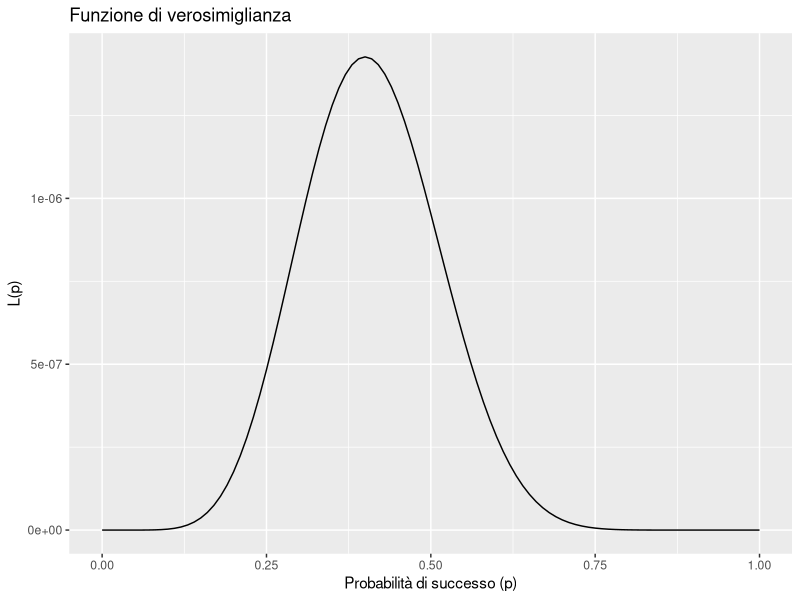
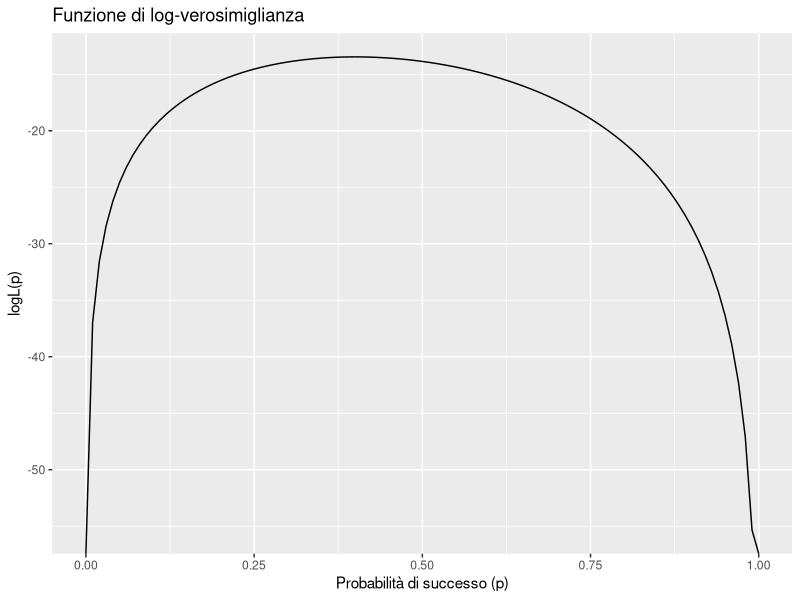
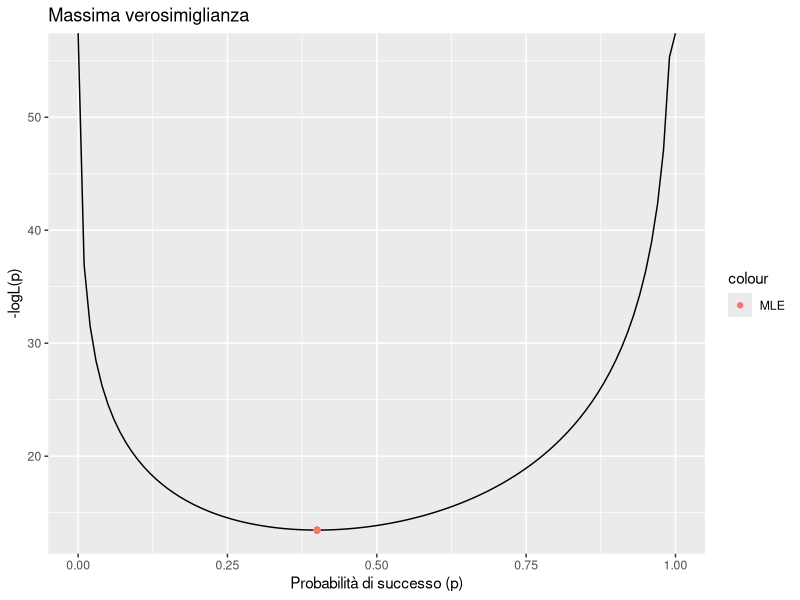

These figures' R source, in order:
# Stima della probabilità di successo di una moneta truccata usando la funzione di verosimiglianza

# Supponiamo di avere un campione di 20 osservazioni ottenute dal lancio di una moneta con 
# probabilità di successo incognita. Vogliamo stimare questa probabilità usando la funzione di verosimiglianza.

# Generazione di 20 lanci casuali di una moneta truccata con probabilità di successo p = 0.4
set.seed(123)
coin_results <- c(0, 1, 0, 1, 1, 0, 0, 1, 0, 0, 1, 0, 1, 0, 0, 1, 0, 0, 0, 1)  # 1 = successo, 0 = insuccesso

# A. Definizione e visualizzazione della funzione di verosimiglianza

# La funzione di verosimiglianza per la distribuzione binomiale è definita come:
# L(p) = p^successi * (1 - p)^fallimenti
# dove:
# - successi è il numero di volte che si è ottenuto 1
# - fallimenti è il numero di volte che si è ottenuto 0

lik <- function(data, p) {
    n <- length(data)  # Numero totale di lanci
    successes <- sum(data)  # Numero di successi
    failures <- n - successes  # Numero di fallimenti
    likelihood <- p^successes * (1 - p)^failures  # Calcolo della funzione di verosimiglianza
    return(likelihood)
}

# La funzione di log-verosimiglianza è la trasformazione logaritmica della funzione di verosimiglianza:
# logL(p) = successi * log(p) + fallimenti * log(1 - p)

llik <- function(data, p) {
    n <- length(data)  # Numero totale di lanci
    successes <- sum(data)  # Numero di successi
    failures <- n - successes  # Numero di fallimenti
    loglikelihood <- successes * log(p) + failures * log(1 - p)  # Calcolo della log-verosimiglianza
    return(loglikelihood)
}

# Creazione di una sequenza di valori per p, tra 0 e 1, con incrementi di 0.01
par_values <- seq(0, 1, 0.01)

# Creazione di un dataframe con i valori di verosimiglianza e log-verosimiglianza per ogni p
likelihood_values <- data.frame(
    p = par_values, 
    likelihood = lik(coin_results, par_values),  # Calcolo della verosimiglianza
    loglikelihood = llik(coin_results, par_values)  # Calcolo della log-verosimiglianza
)

# Visualizzazione del grafico della funzione di verosimiglianza
library(ggplot2)
ggplot(likelihood_values, aes(x = p, y = likelihood)) +
    geom_line() +
    labs(title = "Funzione di verosimiglianza", x = "Probabilità di successo (p)", y = "L(p)")

# Visualizzazione del grafico della funzione di log-verosimiglianza
ggplot(likelihood_values, aes(x = p, y = loglikelihood)) +
    geom_line() +
    labs(title = "Funzione di log-verosimiglianza", x = "Probabilità di successo (p)", y = "logL(p)")

# C. Stima della massima verosimiglianza per il parametro incognito

# La funzione nllik() calcola il valore negativo della log-verosimiglianza
# in modo che possa essere minimizzata dalla funzione optim()
nllik <- function(data, p){
    return(-llik(data, p))  # Negazione della log-verosimiglianza
}

# Uso del metodo Brent per trovare il valore di p che massimizza la log-verosimiglianza
estimate <- optim(par = 0.5, fn = nllik, data = coin_results, method = "Brent", lower = 0, upper = 1)

# Stima empirica della probabilità di successo come media dei risultati ottenuti
empirical_estimate <- mean(coin_results)

# Visualizzazione del punto stimato sul grafico della log-verosimiglianza
ggplot(likelihood_values, aes(x = p, y = -loglikelihood)) +
    geom_line() + 
    geom_point(aes(x = estimate$par, y = estimate$value, color = "MLE")) +
    labs(title = "Massima verosimiglianza", x = "Probabilità di successo (p)", y = "-logL(p)")
